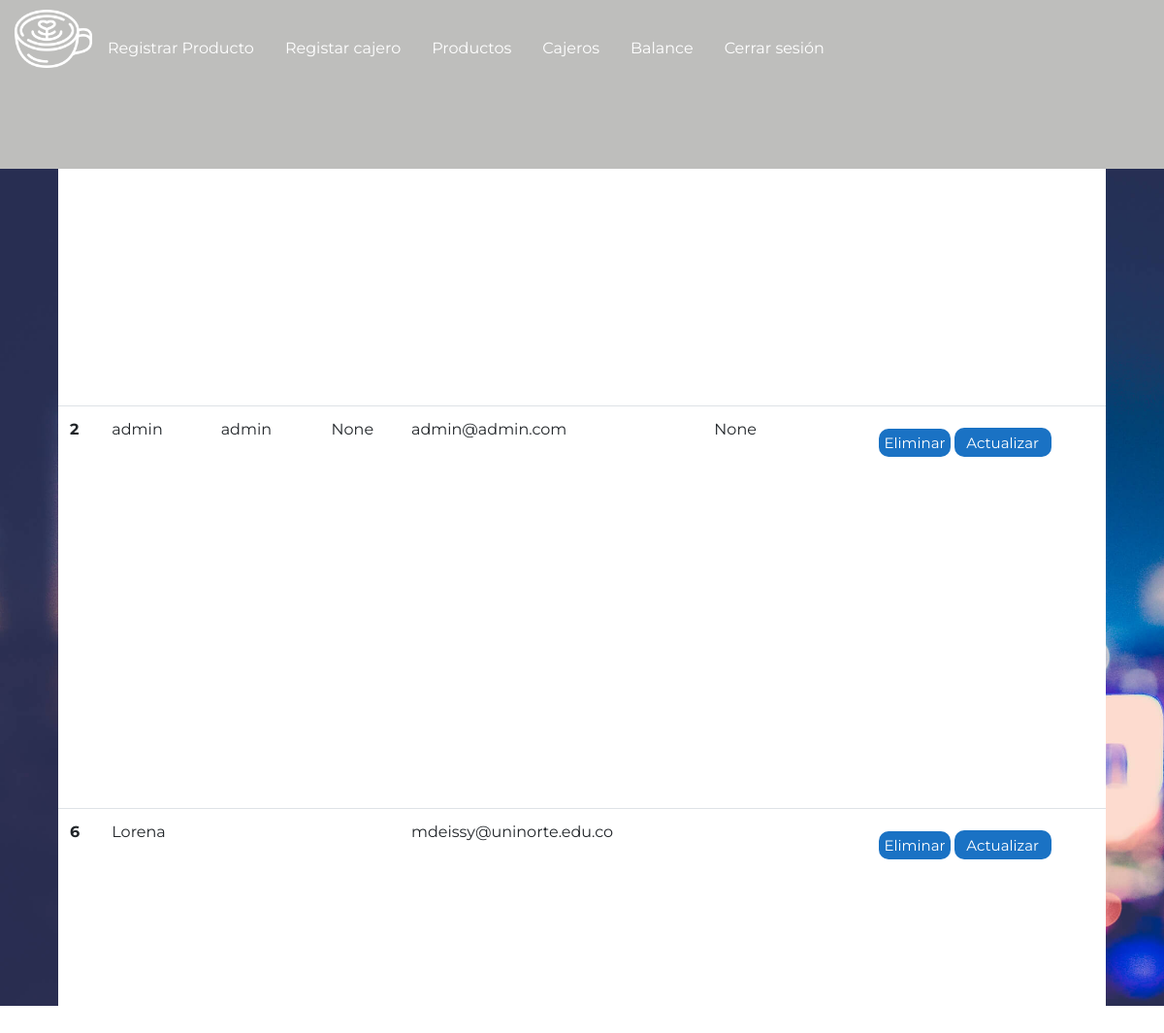
Screenshot of /cajeros (signed in) with the database file from the repository.
### tables this page shows
CREATE TABLE usuarios (Nombre STRING NOT NULL, Apellido STRING, Correo STRING NOT NULL UNIQUE, Edad STRING, Identificacion STRING, Direccion STRING, Genero STRING, Contraseña STRING NOT NULL, URLimagen STRING, id INTEGER PRIMARY KEY AUTOINCREMENT);

### app.py (the view, shortened to what this page needs)
@app.route('/cajeros', defaults={'exito': None, 'idP': None}, methods=['GET', 'POST'])
@app.route('/cajeros/<exito>', defaults={'idP': None}, methods=['GET', 'POST'])
@app.route('/cajeros/<idP>', defaults={'exito': None}, methods=['GET', 'POST'])
def cajeros(exito, idP):
    if 'username' in session and session['rol'] == 'admin':
        if request.method == 'GET':
            if idP:
                with sqlite3.connect("brioche.db") as con:
                    try:
                        cur = con.cursor()
                        cur.execute("delete from usuarios where id = ?", idP)
                    except:
                        exito = 'error'
                    finally:
                        return redirect(url_for('cajeros'))
            else:
                con = sqlite3.connect("brioche.db")
                con.row_factory = sqlite3.Row
                cur = con.cursor()
                cur.execute("select * from usuarios")
                cajeros = cur.fetchall()
                return render_template('html/usuarios.html', cajeros=cajeros, exito=exito)
    elif 'username' in session:
        return redirect(url_for('ventas'))
    else:
        return redirect(url_for('home'))

### templates/html/usuarios.html (shortened to what this page needs)
<!DOCTYPE html>
<html lang="en">
<head>
    <link rel="stylesheet" href="https://cdn.jsdelivr.net/npm/bootstrap@4.5.3/dist/css/bootstrap.min.css">
    <link rel="stylesheet" href="{{url_for('static', filename='css/usuarios1.css')}}">
    <link rel="stylesheet" href="{{url_for('static', filename='css/nav.css')}}">
  </head>
  {% if exito == "enviado" %}
  <body onload="alert('cambios guardados')">
  {% elif exito == "error" %}
    <body onload="alert('intente nuevamente')">
    {% else %}
    <body>
  {% endif %}
  <nav class="nav">
    <img src="{{url_for('static', filename='img/latte.png')}}" alt="">
    <a href="{{url_for('registroProducto')}}" class="nav-link active">Registrar Producto</a>
    <a href="{{url_for('registroCajero')}}" class="nav-link">Registar cajero</a>
    <a href="{{url_for('productos')}}" class="nav-link">Productos</a>
    <a href="{{url_for('cajeros')}}" class="nav-link">Cajeros</a>
    <a href="{{url_for('balance')}}" class="nav-link">Balance</a>
    <a href="{{url_for('cerrarSesion')}}" class="nav-link">Cerrar sesión</a>
  </nav>
  <div class="contenedorTabla">
    <table class="table">
        <tbody>
          {% for cajero in cajeros%}
          <tr>
            <th scope="row" id="id{{cajero.id}}">{{cajero.id}}</th>
            <td id="nombre{{cajero.id}}">{{cajero.nombre}}</td>
            <td id="apellido{{cajero.id}}">{{cajero.apellido}}</td>
            <td id="edad{{cajero.id}}">{{cajero.edad}}</td>
            <td id="correo{{cajero.id}}">{{cajero.correo}}</td>
            <td id="identificacion{{cajero.id}}">{{cajero.identificacion}}</td>
            <td>
              <a href="/cajeros/{{cajero.id}}" class="boton " id="{{cajero.id}}" >Eliminar</a>
              <button class="boton" data-toggle="modal" data-target="#exampleModal" onclick="abrirModalCajeros(this.id)" id="{{cajero.id}}">Actualizar</button>
            </td>
          </tr>
          {% endfor%}
        </tbody>
      </table>
  </div>
</body>
</html>

### static/css/usuarios1.css (style rules this page uses)
* { margin: 0; padding: 0; box-sizing: border-box; font-family: "Montserrat", sans-serif; }
body { height: 100vh; width: 100vw; }
.contenedorTabla { width: 100%; height: 60vh; background-image: url("../img/background.jpg"); background-size: cover; display: flex; justify-content: center; align-items: center; overflow: scroll; }
.table { background-color: white; width: 90vw; height: 90%; }
.boton { background-color: #1a72c4; color: white; border-radius: 10px; border: 0; font-size: 15px; min-width: 100px; max-width: auto; margin-top: 10px; height: 30px; color: white; padding: 5px; }
.table { height: 90vh; overflow: scroll; }

### static/css/nav.css (style rules this page uses)
* { margin: 0; padding: 0; box-sizing: border-box; font-family: "Montserrat", sans-serif; }
nav a { height: 10vh; margin-top: 30px; color: white; }
nav > img { width: 80px; height: 80px; margin-left: 15px; }
nav { background-color: #bebebc; }

### rows the page displays
usuarios: id "2", nombre "admin", apellido "admin", edad "None", correo "admin@admin.com", identificacion "None"
usuarios: id "6", nombre "Lorena", correo "mdeissy@uninorte.edu.co"
